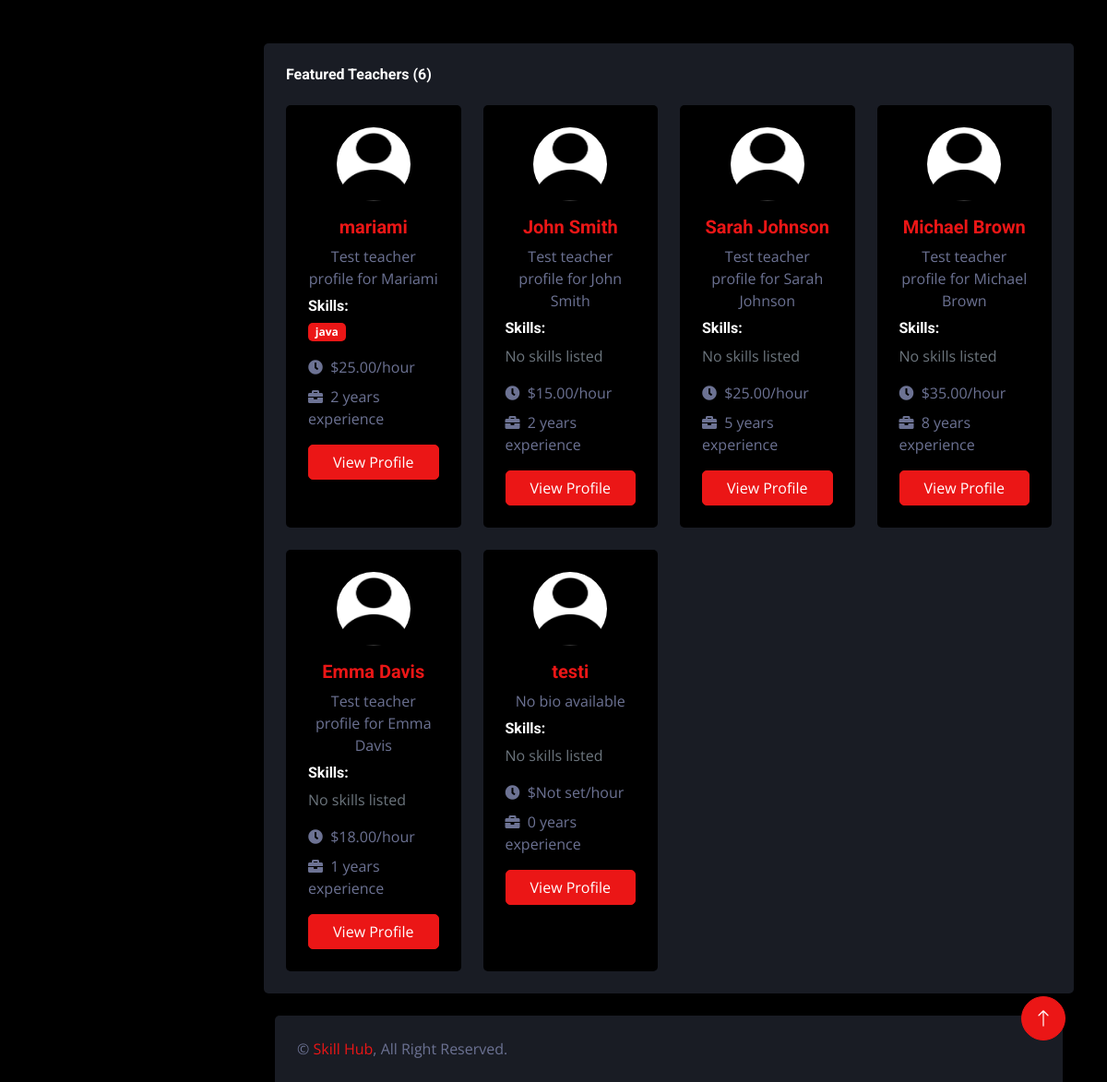
Page /teaching/featured-teachers/ (lower part) on the earlier database version.
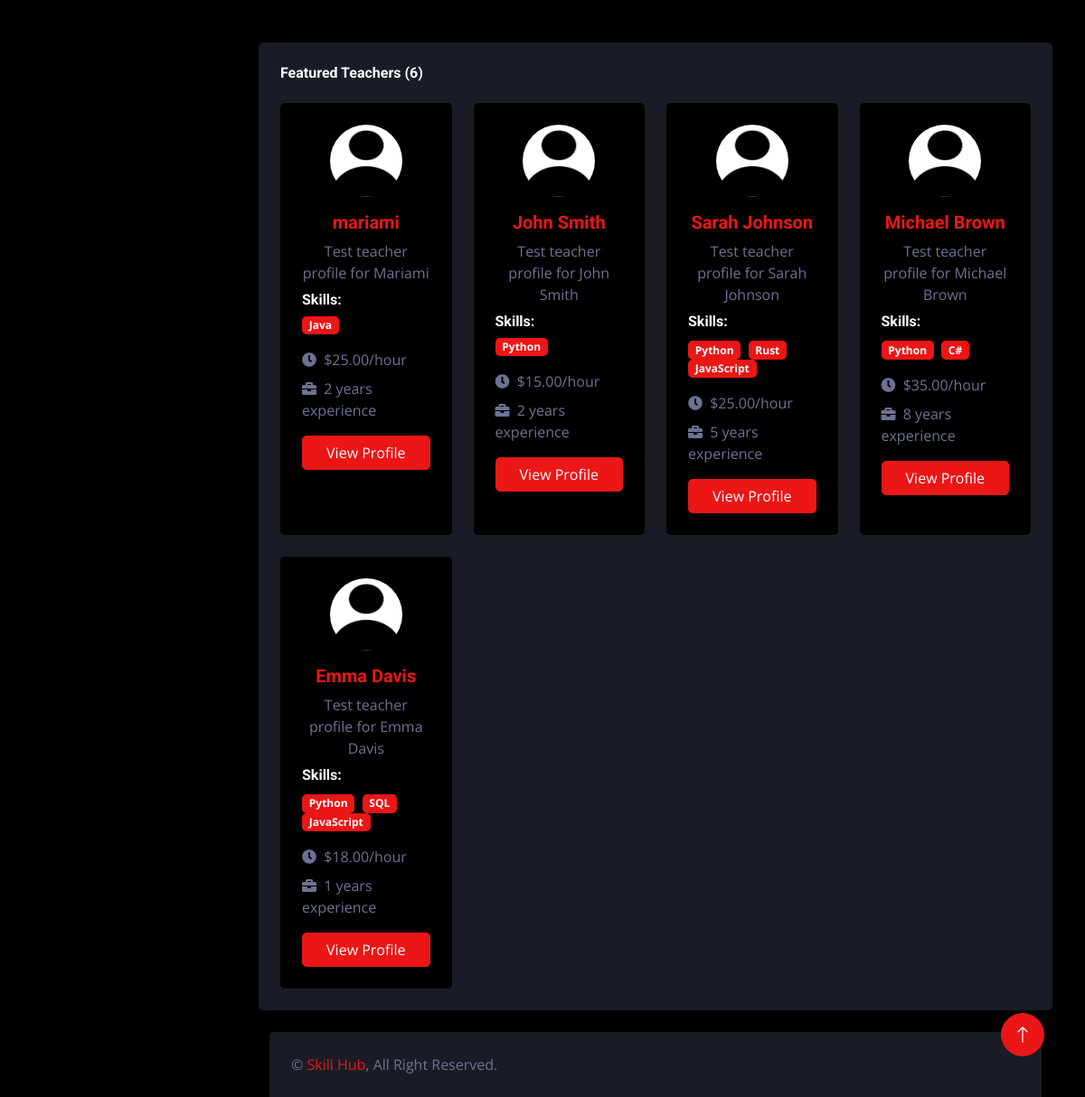
Same page on the later database version.
### teaching/models.py (models this page shows, shortened)
class TeacherProfile(models.Model):
    user = models.OneToOneField(settings.AUTH_USER_MODEL, on_delete=models.CASCADE, related_name='teacher_profile')
    profile_picture = models.ImageField(upload_to='profile_pictures/', blank=True, null=True)
    bio = models.TextField(null=True, blank=True)
    skills = models.ManyToManyField(Skill, blank=True)
    hourly_rate = models.DecimalField(max_digits=6, decimal_places=2, default=0.0)
    communication_methods = models.JSONField(default=list, blank=True)
    experience_years = models.PositiveIntegerField(default=0)
    rating = models.FloatField(default=0, validators=[MinValueValidator(0), MaxValueValidator(5)])
    total_reviews = models.PositiveIntegerField(default=0)
    join_date = models.DateField(auto_now_add=True)

class Skill(models.Model):
    name = models.CharField(max_length=100)
    description = models.TextField(blank=True, null=True)
    def __str__(self):
        return self.name

### users/models.py (models this page shows, shortened)
class User(AbstractUser):
    ROLES = (
        ('student', 'Student'),
        ('teacher', 'Teacher'),
    )
    role = models.CharField(max_length=10, choices=ROLES)
    bio = models.TextField(blank=True, null=True)
    profile_picture = models.ImageField(upload_to='profile_pictures/', blank=True, null=True)
    date_joined = models.DateTimeField(auto_now_add=True)
    updated_at = models.DateTimeField(auto_now=True)
    class Meta:
        verbose_name = 'User'
        verbose_name_plural = 'Users'

### teaching/views.py (the view)
# urls.py: path('featured-teachers/', views.featured_teachers_view, name='featured_teachers'),
def featured_teachers_view(request):
    try:
        all_teachers = TeacherProfile.objects.select_related('user').prefetch_related('skills').all()
        context = {
            'featured_teachers': all_teachers,
            'total_teachers': all_teachers.count()
        }
        return render(request, 'teaching/dash_teacher.html', context)
    except Exception as e:
        messages.error(request, f"An error occurred: {str(e)}")
        return render(request, 'teaching/dash_teacher.html', {'featured_teachers': []})

### bookings/context_processors.py (called while the page is built)
def unread_notifications(request):
    if request.user.is_authenticated:
        notifications = Notification.objects.filter(recipient=request.user, is_read=False)
        return {'notifications': notifications}
    return {'notifications': []}

### users/context_processors.py (called while the page is built)
def navbar_data(request):
    if request.user.is_authenticated:
        messages = Message.objects.filter(receiver=request.user).order_by('-timestamp')[:5]
        notifications = Notification.objects.filter(user=request.user).order_by('-timestamp')[:5]
        return {'messages': messages, 'notifications': notifications}
    return {}

### teaching/templates/teaching/dash_teacher.html (shortened to what this page needs)
{% extends 'base.html' %}
    {% block content %}
    {% include 'components/assignments_status.html' %}
    {% include 'components/featured_teachers.html' %}
    {% endblock %}

### templates/components/featured_teachers.html
{% load static %}
<div class="container-fluid pt-4 px-4">
    <div class="bg-secondary rounded p-4">
        <h6 class="mb-4">Featured Teachers ({{ total_teachers }})</h6>
        {% if featured_teachers %}
            <div class="row g-4">
                {% for teacher in featured_teachers %}
                    <div class="col-sm-6 col-xl-3">
                        <div class="bg-dark rounded p-4 h-100">
                            <div class="text-center mb-3">
                                {% if teacher.profile_picture %}
                                    <img class="rounded-circle" src="{{ teacher.profile_picture.url }}" alt="Teacher Image" style="width: 80px; height: 80px;">
                                {% else %}
                                    <img class="rounded-circle" src="{% static 'img/img.png' %}" alt="Default" style="width: 80px; height: 80px;">
                                {% endif %}
                            </div>
                            <h5 class="text-center text-primary mb-2">
                                {{ teacher.user.get_full_name|default:teacher.user.username }}
                            </h5>
                            <p class="text-center mb-2">
                                {{ teacher.bio|default:"No bio available"|truncatewords:10 }}
                            </p>
                            <div class="mb-3">
                                <h6 class="mb-2">Skills:</h6>
                                {% if teacher.skills.all %}
                                    {% for skill in teacher.skills.all %}
                                        <span class="badge bg-primary me-1">{{ skill }}</span>
                                    {% endfor %}
                                {% else %}
                                    <span class="text-muted">No skills listed</span>
                                {% endif %}
                            </div>
                            <div class="mb-2">
                                <i class="fa fa-clock me-1"></i>
                                <span>${{ teacher.hourly_rate|default:"Not set" }}/hour</span>
                            </div>
                            <div class="mb-2">
                                <i class="fa fa-briefcase me-1"></i>
                                <span>{{ teacher.experience_years|default:"0" }} years experience</span>
                            </div>
                            <a href="{% url 'teacher_profile' teacher.id %}" class="btn btn-primary w-100 mt-2">View Profile</a>
                        </div>
                    </div>
                {% endfor %}
            </div>
        {% else %}
            <div class="alert alert-info">
                No teachers found at this time.
            </div>
        {% endif %}
    </div>
</div>

Differences in the rows shown:
no longer on this page (row unchanged): TeacherProfile: user.get_full_name "testi", bio "No bio available", shows "No skills listed", hourly_rate "Not set", experience_years "0"
changed Skill: name "java" → "Java"
changed TeacherProfile "Test teacher profile for John Smith": no longer shows "No skills listed"
added Skill: name "Python"
changed TeacherProfile "Test teacher profile for Sarah Johnson": no longer shows "No skills listed"
added Skill: name "Rust", shown under TeacherProfile "Test teacher profile for Sarah Johnson"
added Skill: name "JavaScript"
changed TeacherProfile "Test teacher profile for Michael Brown": no longer shows "No skills listed"
added Skill: name "C#", shown under TeacherProfile "Test teacher profile for Michael Brown"
shown differently, row unchanged: TeacherProfile "Test teacher profile for Emma Davis": no longer shows "No skills listed"
added Skill: name "SQL", shown under TeacherProfile "Test teacher profile for Emma Davis"
